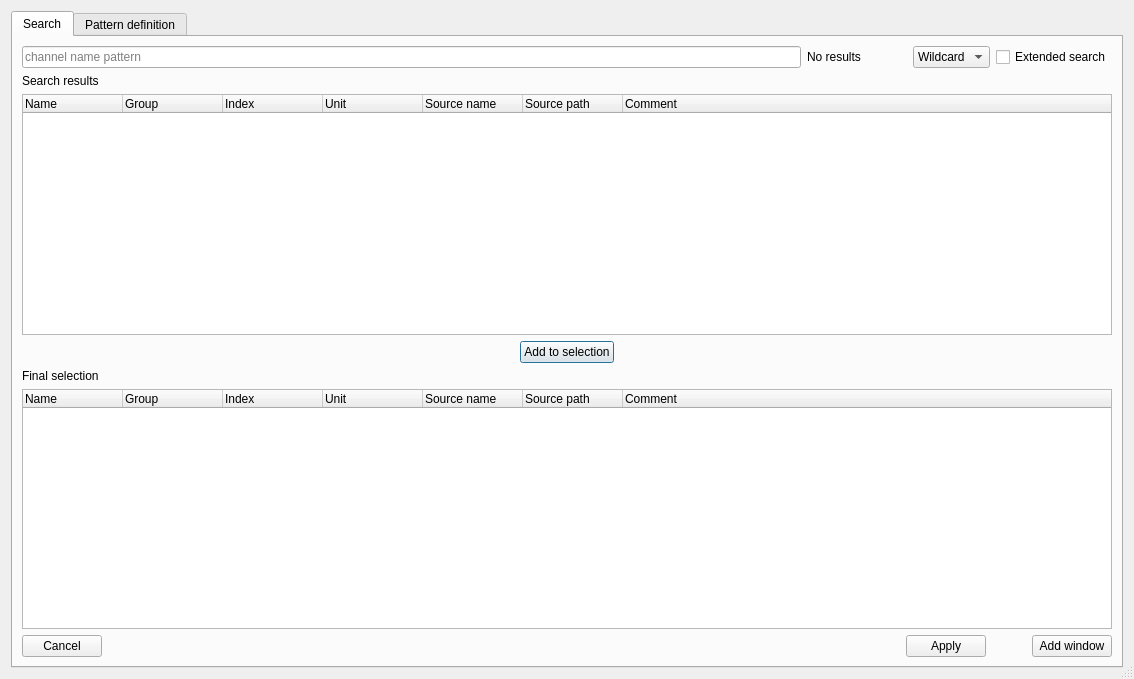
<?xml version="1.0" encoding="UTF-8"?>
<ui version="4.0">
 <class>SearchDialog</class>
 <widget class="QDialog" name="SearchDialog">
  <property name="geometry">
   <rect>
    <x>0</x>
    <y>0</y>
    <width>1134</width>
    <height>679</height>
   </rect>
  </property>
  <property name="windowTitle">
   <string>Dialog</string>
  </property>
  <property name="sizeGripEnabled">
   <bool>true</bool>
  </property>
  <layout class="QGridLayout" name="gridLayout_2">
   <item row="0" column="0">
    <widget class="QTabWidget" name="tabs">
     <property name="currentIndex">
      <number>0</number>
     </property>
     <widget class="QWidget" name="tab">
      <attribute name="icon">
       <iconset resource="resource.qrc">
        <normaloff>:/search.png</normaloff>:/search.png</iconset>
      </attribute>
      <attribute name="title">
       <string>Search</string>
      </attribute>
      <layout class="QGridLayout" name="gridLayout">
       <item row="0" column="0">
        <widget class="QLineEdit" name="search_box">
         <property name="focusPolicy">
          <enum>Qt::StrongFocus</enum>
         </property>
         <property name="inputMask">
          <string/>
         </property>
         <property name="text">
          <string/>
         </property>
         <property name="placeholderText">
          <string>channel name pattern</string>
         </property>
        </widget>
       </item>
       <item row="1" column="0">
        <widget class="QLabel" name="label_7">
         <property name="text">
          <string>Search results</string>
         </property>
        </widget>
       </item>
       <item row="0" column="1">
        <widget class="QLabel" name="status">
         <property name="minimumSize">
          <size>
           <width>100</width>
           <height>0</height>
          </size>
         </property>
         <property name="text">
          <string>No results</string>
         </property>
        </widget>
       </item>
       <item row="0" column="2">
        <widget class="QComboBox" name="match_kind">
         <property name="currentIndex">
          <number>0</number>
         </property>
         <item>
          <property name="text">
           <string>Wildcard</string>
          </property>
         </item>
         <item>
          <property name="text">
           <string>Regex</string>
          </property>
         </item>
        </widget>
       </item>
       <item row="4" column="0">
        <widget class="QLabel" name="label">
         <property name="text">
          <string>Final selection</string>
         </property>
        </widget>
       </item>
       <item row="0" column="3">
        <widget class="QCheckBox" name="extended_search">
         <property name="text">
          <string>Extended search</string>
         </property>
        </widget>
       </item>
       <item row="2" column="0" colspan="4">
        <widget class="QTreeWidget" name="matches">
         <property name="selectionMode">
          <enum>QAbstractItemView::ExtendedSelection</enum>
         </property>
         <property name="uniformRowHeights">
          <bool>false</bool>
         </property>
         <property name="sortingEnabled">
          <bool>false</bool>
         </property>
         <attribute name="headerMinimumSectionSize">
          <number>40</number>
         </attribute>
         <attribute name="headerStretchLastSection">
          <bool>true</bool>
         </attribute>
         <column>
          <property name="text">
           <string>Name</string>
          </property>
         </column>
         <column>
          <property name="text">
           <string>Group</string>
          </property>
         </column>
         <column>
          <property name="text">
           <string>Index</string>
          </property>
         </column>
         <column>
          <property name="text">
           <string>Unit</string>
          </property>
         </column>
         <column>
          <property name="text">
           <string>Source name</string>
          </property>
         </column>
         <column>
          <property name="text">
           <string>Source path</string>
          </property>
         </column>
         <column>
          <property name="text">
           <string>Comment</string>
          </property>
         </column>
        </widget>
       </item>
       <item row="3" column="0" colspan="4">
        <layout class="QHBoxLayout" name="horizontalLayout_2">
         <item>
          <spacer name="horizontalSpacer_4">
           <property name="orientation">
            <enum>Qt::Horizontal</enum>
           </property>
           <property name="sizeHint" stdset="0">
            <size>
             <width>358</width>
             <height>20</height>
            </size>
           </property>
          </spacer>
         </item>
         <item>
          <widget class="QPushButton" name="add_btn">
           <property name="focusPolicy">
            <enum>Qt::TabFocus</enum>
           </property>
           <property name="text">
            <string>Add to selection</string>
           </property>
           <property name="icon">
            <iconset resource="resource.qrc">
             <normaloff>:/shift_down.png</normaloff>:/shift_down.png</iconset>
           </property>
          </widget>
         </item>
         <item>
          <spacer name="horizontalSpacer_5">
           <property name="orientation">
            <enum>Qt::Horizontal</enum>
           </property>
           <property name="sizeHint" stdset="0">
            <size>
             <width>358</width>
             <height>20</height>
            </size>
           </property>
          </spacer>
         </item>
        </layout>
       </item>
       <item row="5" column="0" colspan="4">
        <widget class="QTreeWidget" name="selection">
         <property name="sortingEnabled">
          <bool>false</bool>
         </property>
         <attribute name="headerMinimumSectionSize">
          <number>25</number>
         </attribute>
         <attribute name="headerShowSortIndicator" stdset="0">
          <bool>false</bool>
         </attribute>
         <column>
          <property name="text">
           <string>Name</string>
          </property>
         </column>
         <column>
          <property name="text">
           <string>Group</string>
          </property>
         </column>
         <column>
          <property name="text">
           <string>Index</string>
          </property>
         </column>
         <column>
          <property name="text">
           <string>Unit</string>
          </property>
         </column>
         <column>
          <property name="text">
           <string>Source name</string>
          </property>
         </column>
         <column>
          <property name="text">
           <string>Source path</string>
          </property>
         </column>
         <column>
          <property name="text">
           <string>Comment</string>
          </property>
         </column>
        </widget>
       </item>
       <item row="6" column="0" colspan="4">
        <layout class="QHBoxLayout" name="horizontalLayout" stretch="0,1,0,0,0">
         <item>
          <widget class="QPushButton" name="cancel_btn">
           <property name="text">
            <string>Cancel</string>
           </property>
           <property name="icon">
            <iconset resource="resource.qrc">
             <normaloff>:/erase.png</normaloff>:/erase.png</iconset>
           </property>
          </widget>
         </item>
         <item>
          <spacer name="horizontalSpacer_2">
           <property name="orientation">
            <enum>Qt::Horizontal</enum>
           </property>
           <property name="sizeHint" stdset="0">
            <size>
             <width>40</width>
             <height>20</height>
            </size>
           </property>
          </spacer>
         </item>
         <item>
          <widget class="QPushButton" name="apply_btn">
           <property name="text">
            <string>Apply</string>
           </property>
           <property name="icon">
            <iconset resource="resource.qrc">
             <normaloff>:/checkmark.png</normaloff>:/checkmark.png</iconset>
           </property>
          </widget>
         </item>
         <item>
          <spacer name="horizontalSpacer">
           <property name="orientation">
            <enum>Qt::Horizontal</enum>
           </property>
           <property name="sizeHint" stdset="0">
            <size>
             <width>40</width>
             <height>20</height>
            </size>
           </property>
          </spacer>
         </item>
         <item>
          <widget class="QPushButton" name="add_window_btn">
           <property name="text">
            <string>Add window</string>
           </property>
           <property name="icon">
            <iconset resource="resource.qrc">
             <normaloff>:/plus.png</normaloff>:/plus.png</iconset>
           </property>
          </widget>
         </item>
        </layout>
       </item>
      </layout>
     </widget>
     <widget class="QWidget" name="tab_2">
      <attribute name="title">
       <string>Pattern definition</string>
      </attribute>
      <layout class="QGridLayout" name="gridLayout_3" rowstretch="0,0,0,0,1,0,0,0,0,0" columnstretch="0,0,0,1,0">
       <item row="4" column="1">
        <widget class="QLabel" name="label_4">
         <property name="text">
          <string>Filter value</string>
         </property>
        </widget>
       </item>
       <item row="9" column="3">
        <spacer name="horizontalSpacer_3">
         <property name="orientation">
          <enum>Qt::Horizontal</enum>
         </property>
         <property name="sizeHint" stdset="0">
          <size>
           <width>282</width>
           <height>20</height>
          </size>
         </property>
        </spacer>
       </item>
       <item row="0" column="1">
        <widget class="QLabel" name="label_6">
         <property name="text">
          <string>Name</string>
         </property>
        </widget>
       </item>
       <item row="5" column="2">
        <widget class="QCheckBox" name="raw">
         <property name="text">
          <string>Asses the raw channel values</string>
         </property>
        </widget>
       </item>
       <item row="2" column="1">
        <widget class="QLabel" name="label_5">
         <property name="text">
          <string>Match type</string>
         </property>
        </widget>
       </item>
       <item row="3" column="2">
        <widget class="QComboBox" name="filter_type">
         <item>
          <property name="text">
           <string>Unspecified</string>
          </property>
         </item>
         <item>
          <property name="text">
           <string>Contains</string>
          </property>
         </item>
         <item>
          <property name="text">
           <string>Do not contain</string>
          </property>
         </item>
         <item>
          <property name="text">
           <string>Constant</string>
          </property>
         </item>
        </widget>
       </item>
       <item row="8" column="1">
        <spacer name="verticalSpacer">
         <property name="orientation">
          <enum>Qt::Vertical</enum>
         </property>
         <property name="sizeHint" stdset="0">
          <size>
           <width>20</width>
           <height>254</height>
          </size>
         </property>
        </spacer>
       </item>
       <item row="9" column="4">
        <widget class="QPushButton" name="apply_pattern_btn">
         <property name="text">
          <string>Apply</string>
         </property>
         <property name="icon">
          <iconset resource="resource.qrc">
           <normaloff>:/checkmark.png</normaloff>:/checkmark.png</iconset>
         </property>
        </widget>
       </item>
       <item row="1" column="2">
        <widget class="QLineEdit" name="pattern">
         <property name="minimumSize">
          <size>
           <width>300</width>
           <height>0</height>
          </size>
         </property>
         <property name="placeholderText">
          <string>channel name pattern</string>
         </property>
        </widget>
       </item>
       <item row="6" column="2">
        <widget class="QPushButton" name="define_ranges_btn">
         <property name="text">
          <string>Define ranges</string>
         </property>
         <property name="icon">
          <iconset resource="resource.qrc">
           <normaloff>:/range.png</normaloff>:/range.png</iconset>
         </property>
        </widget>
       </item>
       <item row="3" column="1">
        <widget class="QLabel" name="label_3">
         <property name="text">
          <string>Filter type</string>
         </property>
        </widget>
       </item>
       <item row="2" column="2">
        <widget class="QComboBox" name="pattern_match_type">
         <item>
          <property name="text">
           <string>Wildcard</string>
          </property>
         </item>
         <item>
          <property name="text">
           <string>Regex</string>
          </property>
         </item>
        </widget>
       </item>
       <item row="4" column="2">
        <widget class="QDoubleSpinBox" name="filter_value">
         <property name="decimals">
          <number>6</number>
         </property>
         <property name="minimum">
          <double>-9999999999999999635896294965248.000000000000000</double>
         </property>
         <property name="maximum">
          <double>999999999999999983222784.000000000000000</double>
         </property>
        </widget>
       </item>
       <item row="0" column="2">
        <widget class="QLineEdit" name="name"/>
       </item>
       <item row="1" column="1">
        <widget class="QLabel" name="label_2">
         <property name="text">
          <string>Pattern</string>
         </property>
        </widget>
       </item>
       <item row="9" column="1">
        <widget class="QPushButton" name="cancel_pattern_btn">
         <property name="text">
          <string>Cancel</string>
         </property>
         <property name="icon">
          <iconset resource="resource.qrc">
           <normaloff>:/erase.png</normaloff>:/erase.png</iconset>
         </property>
        </widget>
       </item>
       <item row="7" column="1">
        <widget class="QLabel" name="label_9">
         <property name="text">
          <string>Integer format</string>
         </property>
        </widget>
       </item>
       <item row="7" column="2">
        <widget class="QComboBox" name="integer_format">
         <item>
          <property name="text">
           <string>phys</string>
          </property>
         </item>
         <item>
          <property name="text">
           <string>bin</string>
          </property>
         </item>
         <item>
          <property name="text">
           <string>hex</string>
          </property>
         </item>
         <item>
          <property name="text">
           <string>ascii</string>
          </property>
         </item>
        </widget>
       </item>
      </layout>
     </widget>
    </widget>
   </item>
  </layout>
 </widget>
 <tabstops>
  <tabstop>search_box</tabstop>
  <tabstop>matches</tabstop>
  <tabstop>add_btn</tabstop>
  <tabstop>selection</tabstop>
  <tabstop>cancel_btn</tabstop>
  <tabstop>apply_btn</tabstop>
  <tabstop>add_window_btn</tabstop>
  <tabstop>match_kind</tabstop>
  <tabstop>tabs</tabstop>
  <tabstop>raw</tabstop>
  <tabstop>filter_value</tabstop>
  <tabstop>filter_type</tabstop>
  <tabstop>define_ranges_btn</tabstop>
  <tabstop>apply_pattern_btn</tabstop>
  <tabstop>cancel_pattern_btn</tabstop>
  <tabstop>pattern</tabstop>
  <tabstop>pattern_match_type</tabstop>
  <tabstop>name</tabstop>
 </tabstops>
 <resources>
  <include location="resource.qrc"/>
 </resources>
 <connections/>
</ui>
